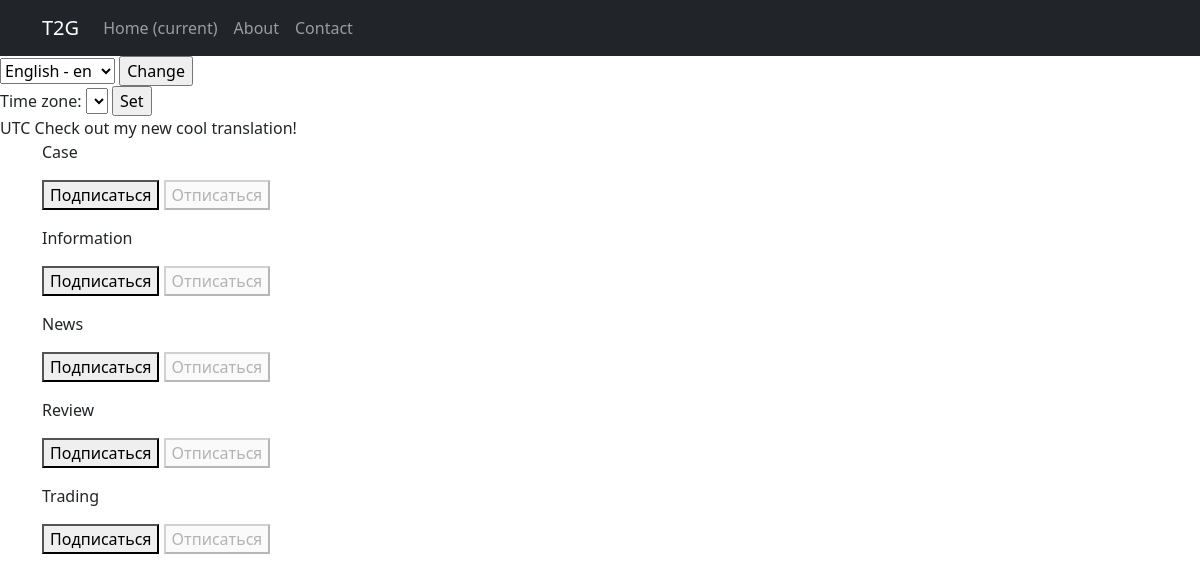
The page /news/subscriptions/1/ (signed in) on the database as committed earlier.
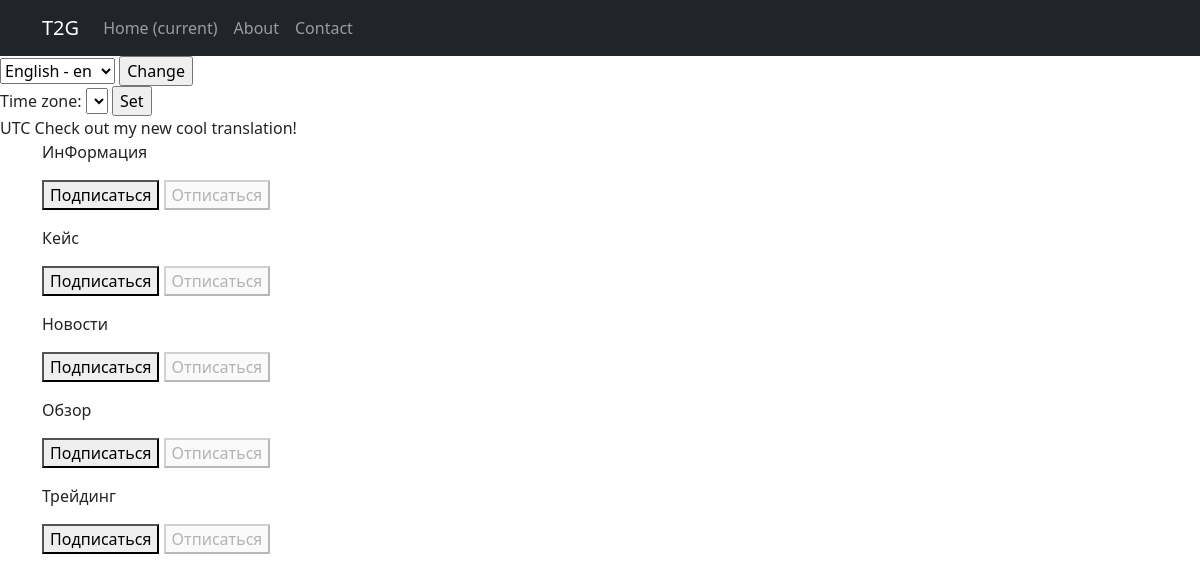
The same page on the database as committed later.
### NewsPortal/models.py (models this page shows, shortened)
class Category(models.Model):
    name = models.CharField(_('name'), max_length=128, unique=True, ) #ctagory name
    subscribers = models.ManyToManyField(User, related_name='categories', verbose_name =_('subscribers'))
    class Meta:
        verbose_name = _('Category')
        verbose_name_plural = _('Categories')

### NewsPortal/views.py (the view, shortened to what this page needs)
# urls.py: path('news/subscriptions/<int:pk>/', subscriptions, name='subscriptions'),
@login_required
@csrf_protect
def subscriptions(request, pk):
    print(pk)
    categories_with_subscriptions = Category.objects.annotate(
        user_subscribed=Exists(
            Subscription.objects.filter(
                user=request.user,
                category=OuterRef('pk'),
            )
        )
    ).order_by('name')
    return render(
        request,
        'news/subscriptions.html',
        {'categories': categories_with_subscriptions},
    )

### NewsPortal/templates/news/subscriptions.html (shortened to what this page needs)
{% extends 'default.html' %}
{% block content %}
{% for category in categories %}
<p>
    {{ category.name }}
<form method="post">
    {% if category.user_subscribed %}
    <button disabled>Подписаться</button>
    <button name="action" value="unsubscribe">Отписаться</button>
    {% else %}
    <button name="action" value="subscribe">Подписаться</button>
    <button disabled>Отписаться</button>
    {% endif %}
</form>
</p>
{% endfor %}
{% endblock content %}

### templates/default.html (shortened to what this page needs)
<!DOCTYPE html>
{% load i18n %}
{% load tz %}
{% load static %}
<html lang="en">
<head>
    <link href="{% static 'css/styles.css' %}" rel="stylesheet" />
</head>
<body>
    <nav class="navbar navbar-expand-lg navbar-dark bg-dark static-top">
        <div class="container">
            <a class="navbar-brand" href="{% url 'news:newslist' %}">T2G</a>
            <div class="collapse navbar-collapse" id="navbarResponsive">
                <ul class="navbar-nav ml-auto">
                    <li class="nav-item active">
                        <a class="nav-link" href="#">Home
                            <span class="sr-only">(current)</span>
                        </a>
                    </li>
                    <li class="nav-item">
                        <a class="nav-link" href="/about/">About</a>
                    </li>
                    <li class="nav-item">
                        <a class="nav-link" href="/contacts/">Contact</a>
                    </li>
                </ul>
            </div>
        </div>
    </nav>
    <form action="{% url 'set_language' %}" method="post">
        {% get_current_language as LANGUAGE_CODE %}
        <select name="language" id="">
            {% get_available_languages as LANGUAGES %}
            {% get_language_info_list for LANGUAGES as languages %}
            {% for language in languages %}
            <option value="{{ language.code }}">
                {{ language.name_local }} - {{ language.code }}
            </option>
            {% endfor %}
        </select>
        <input type="submit" value="Change" />
    </form>
    {% get_current_timezone as TIME_ZONE %}
    <form action="" method="POST">
        <label for="timezone">Time zone:</label>
        <select name="timezone">
        </select>
        <input type="submit" value="Set">
    </form>
    {{ TIME_ZONE }}
    {% trans "Check out my new cool translation" %}!
    <div class="container">
        <div class="row">
            <div class="col-lg-12 text-left">
                {% block content %}{% endblock content %}
            </div>
        </div>
    </div>
</body>
</html>

Rows that differ between the two databases and show on the page:
changed Category: name "Information" → "ИнФормация"; moves up the list
changed Category: name "Case" → "Кейс"
changed Category: name "News" → "Новости"
changed Category: name "Review" → "Обзор"
changed Category: name "Trading" → "Трейдинг"
